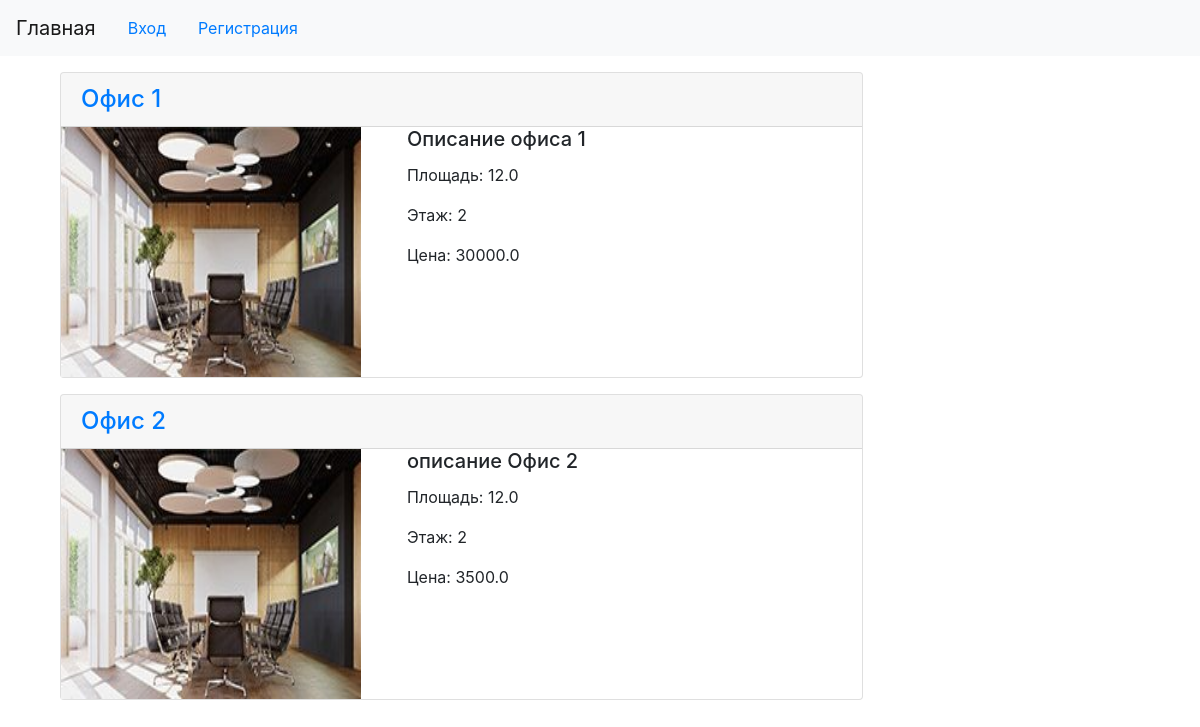
The app's page /, older data.
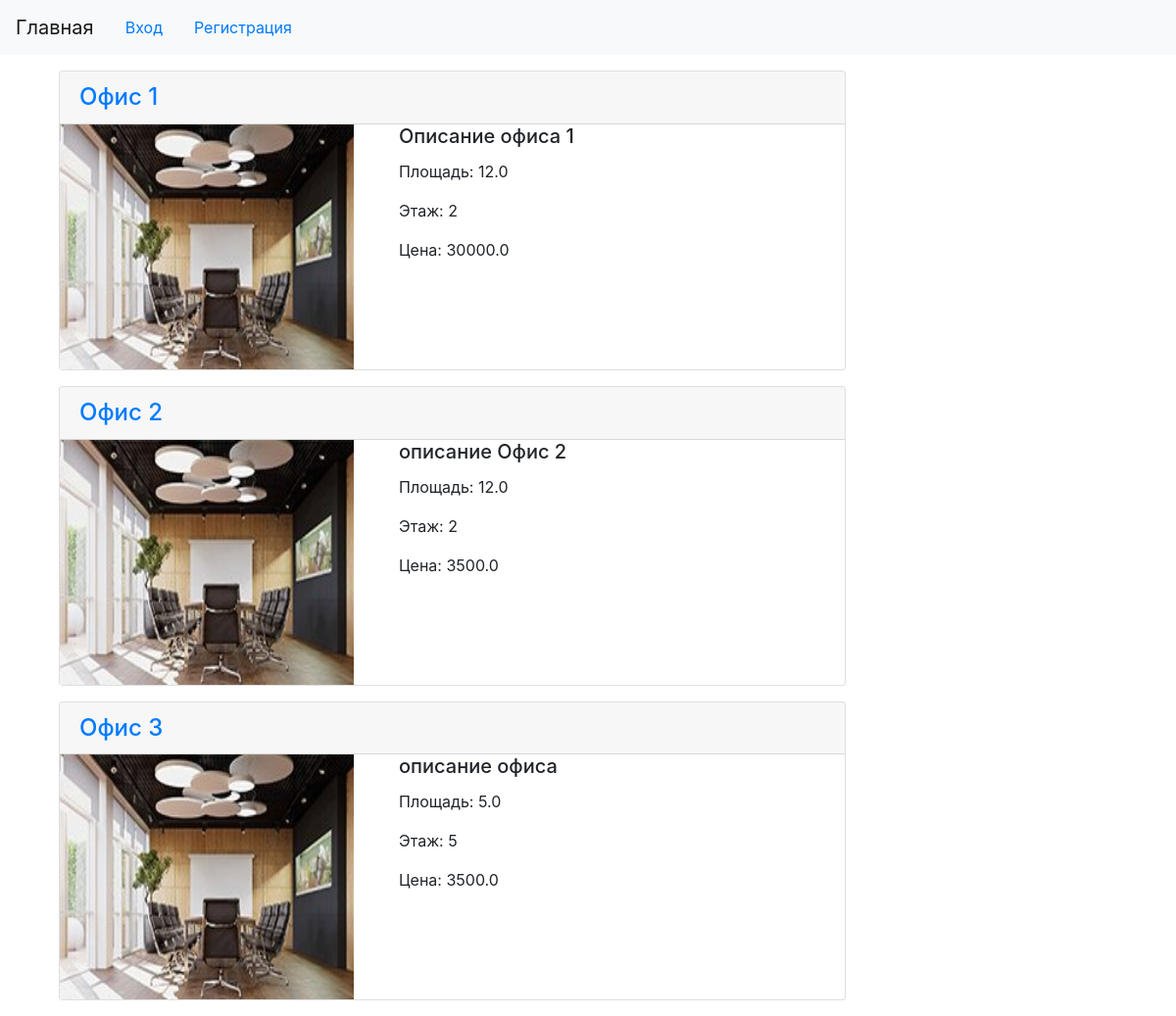
The same page, newer data.
### rent/models.py (models this page shows, shortened)
class Premises(models.Model):
    areaName = models.CharField(verbose_name='Название площади',
                                max_length=30)
    describe = models.TextField(verbose_name='Описание площади',
                                blank=True)
    area = models.FloatField(verbose_name='Площадь помещения',
                             blank=False)
    floor = models.IntegerField(verbose_name='Этаж', blank=False)
    price = models.FloatField(verbose_name="Цена/месяц в руб.")
    photo = models.ImageField(verbose_name='Изображения',
                              upload_to='photos/%Y/%m/%d/', blank=True)
    purpose = models.ManyToManyField('PurposesOfPremises', verbose_name='Назначения', blank=True)
    class Meta:
        verbose_name = 'Помещение'
        verbose_name_plural = 'Помещения'

### rent/views.py (the view)
# urls.py: path('', index, name='index'),
def index(request):
    premises = Premises.objects.all()
    context = {
        'premises': premises,
        'title': 'Офисы'
    }
    return render(request, template_name='rent/index.html', context=context)

### templates/rent/index.html
{% extends "layout/basic.html" %}
{% block content %}
    {% for item in premises %}
        <div class="card mb-3" >
        <h4 class="card-header"><a href="{% url 'by_area' item.pk %}">{{ item.areaName }}</a></h4>
    <div class="row">
        <div class="col-lg-5">
            <a href="{% url 'by_area' item.pk %}">
                            <img src="{{ item.photo.url }}" width="300" height="250"  alt=""/>
                 </a>
        </div>
            <div class="col-lg-7">
                <h5 class="card-title">{{ item.describe }}</h5>
                <p class="card-text">Площадь: {{ item.area }}</p>
                <p class="card-text">Этаж: {{ item.floor}}</p>
                <p class="card-text">Цена: {{ item.price}}</p>
            </div>
        </div>
        </div>
    {% endfor %}
{% endblock %}

Row changes from the older to the newer data that the page shows:
added Premises: areaName "Офис 3", photo (picture), describe "описание офиса", area "5.0", floor "5", price "3500.0"
